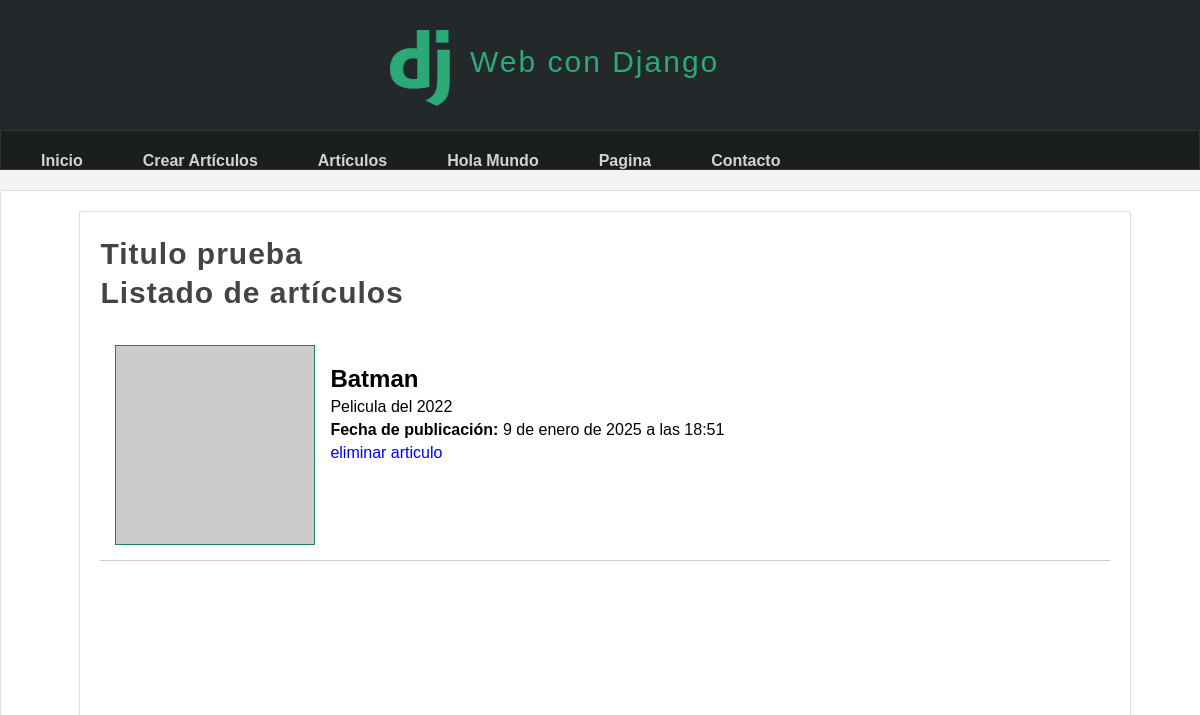
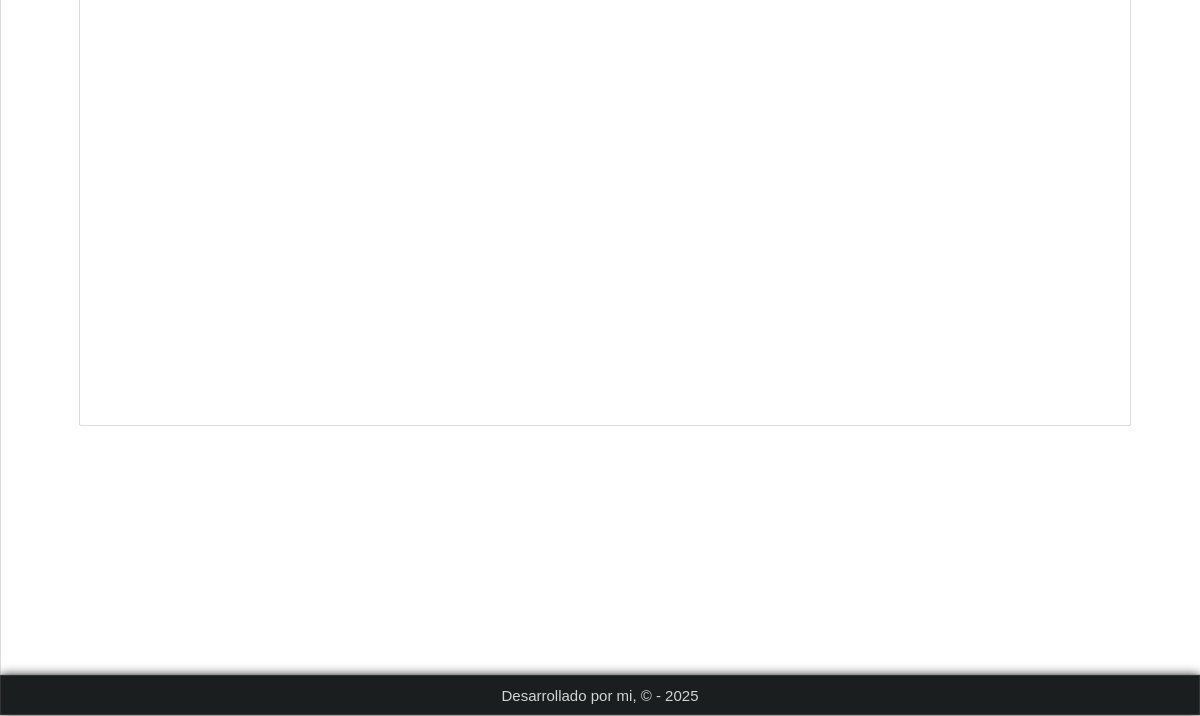
Before: /articulos/ with the older database file (2 pictures, top to bottom).
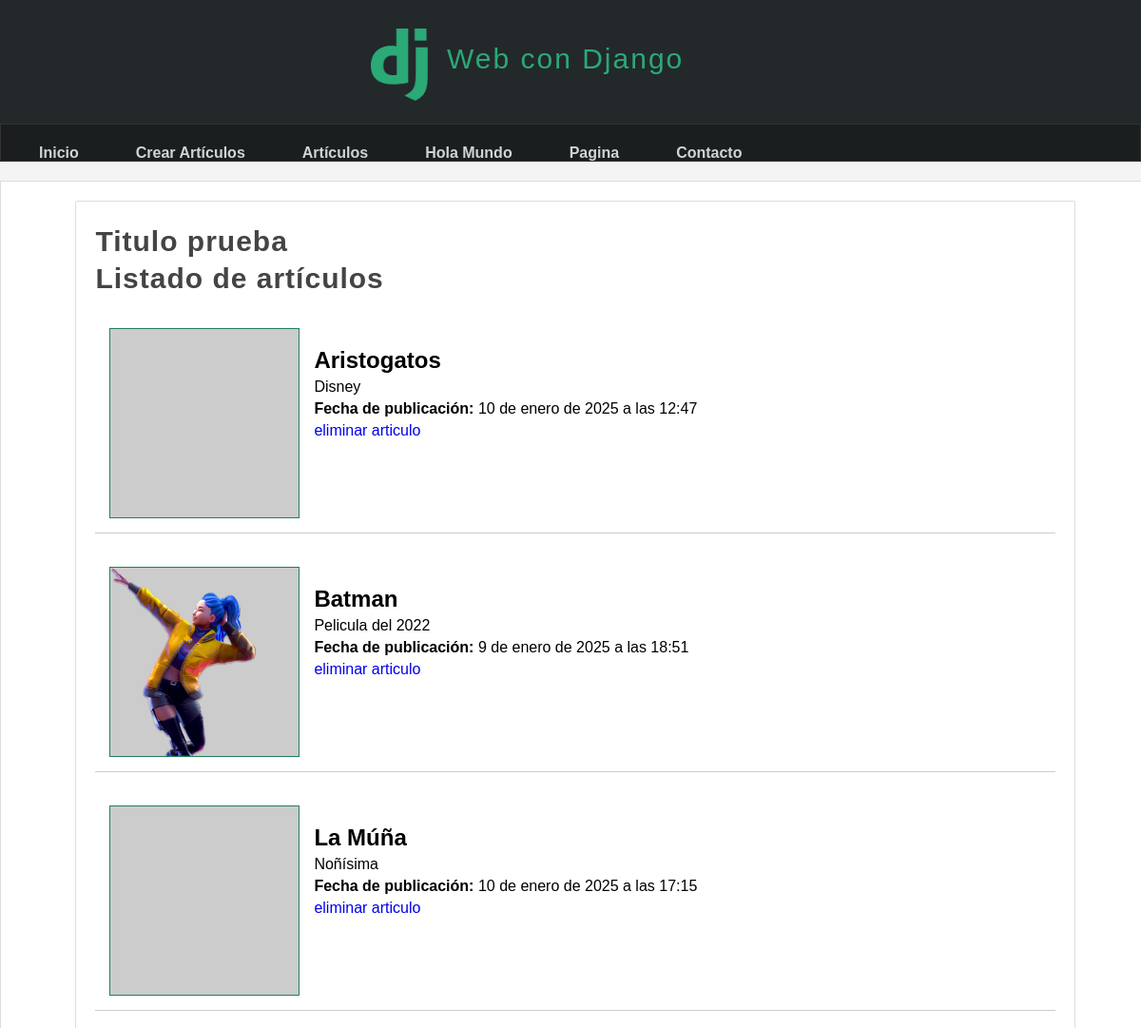
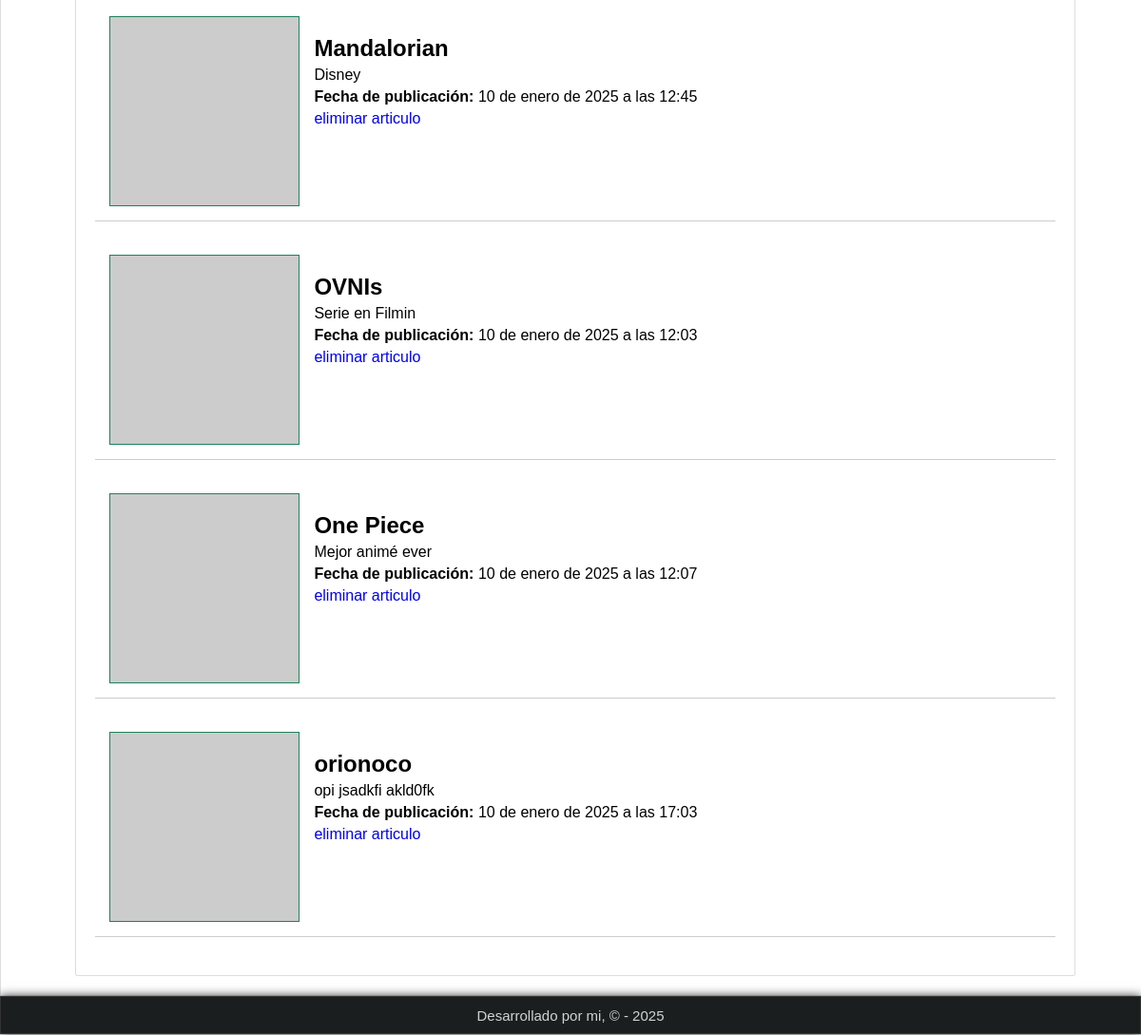
After: the same page with the newer database file (2 pictures, top to bottom).
### miapp/models.py (models this page shows, shortened)
class Article(models.Model):
    title = models.CharField(max_length=150, verbose_name = "Título")
    content = models.TextField(verbose_name = "Detalle")
    image = models.ImageField(default='null', verbose_name = "Imagen", upload_to="articlles")
    public = models.BooleanField(verbose_name = "Publicado")
    created_at = models.DateTimeField(auto_now_add=True, verbose_name = "Creado")
    updated_at = models.DateTimeField(auto_now=True, verbose_name = "Modificado")
    class Meta:
        verbose_name = "Artículo"
        verbose_name_plural = "Artículos"
        ordering = [ '-created_at' ]

### miapp/views.py (the view)
# urls.py: path("articulos/", views.articulos, name="articulos"),
def articulos(request):
    articulos = Article.objects.filter(public=True).order_by('title')
    return render(request, 'articulos.html', {
        'articulos': articulos
    })

### miapp/templates/articulos.html (shortened to what this page needs)
{% extends 'layout.html' %}
{% block content %}
    <h1 class="title">Listado de artículos</h1>
        {% for articulo in articulos %}
            <article class="article-item">
                <div class="image">
                    {% if articulo.image != 'null' and articulo.image|length >= 1 %}
                        <img src="{{ articulo.image.url}}" />
                    {% endif %}
                </div>
                <div class="data">
                    <h2>{{ articulo.title }}</h2>
                    <p>{{ articulo.content }}</p>
                    <p><strong>Fecha de publicación: </strong>{{ articulo.created_at }}</p>
                    <a href="{% url 'borrar' id=articulo.id %}">eliminar articulo</a>
                </div>
            </article>
        {% endfor %}
{% endblock %}

### miapp/templates/layout.html (shortened to what this page needs)
{% load static %}
<!DOCTYPE html>
<html lang="es">
<head>
    <link rel="stylesheet" href="{% static 'css/styles.css' %}">
</head>
<body>
    <header id="header">
        <div id="logotipo">
            <img src="{% static 'images/logo.png'%}" alt="">
            <h1 class="title">Web con Django</h1>
        </div>
        <nav>
            <ul>
                <li><a href="{% url 'index' %}">Inicio</a></li>
                <li><a href="{% url 'create_full' %}">Crear Artículos</a></li>
                <li><a href="{% url 'articulos' %}">Artículos</a></li>
                <li><a href="{% url 'hola_mundo' %}">Hola Mundo</a></li>
                <li><a href="{% url 'pagina' %}">Pagina</a></li>
                <li><a href="{% url 'contacto' %}">Contacto</a></li>
            </ul>
        </nav>
    </header>
    <div id="content">
        <div class="box">
            <h2 class="title">Titulo prueba</h2>
            {% block content %}{% endblock %}
        </div>
    </div>
    <footer>
        <p>Desarrollado por mi, &copy; - {% now "Y"%}</p>
    </footer>
</body>
</html>

### miapp/static/css/styles.css (style rules this page uses)
* { margin: 0; padding: 0; box-sizing: border-box; font-family: Arial, Helvetica, sans-serif; text-decoration: none; }
body { background-color: #f4f4f4; }
.box p, .box h2, .box h3, .box ul { margin-top: 5px; margin-bottom: 5px; }
header { width: 1200px; background-color: #23282b; margin: 0 auto; color: #fff; }
#logotipo { width: 35%; height: 130px; margin: 0 auto; padding-top: 10px; }
#logotipo h1 { display: block; letter-spacing: 2px; font-weight: lighter; color: #2ba977; float: left; margin-top: 35px; margin-left: 20px; }
#logotipo img { display: block; width: 60px; float: left; margin-top: 20px; }
nav { width: 1200px; height: 40px; background-color: #1b1e1f; border: 1px solid #333333; font-size: 15px; }
nav ul { list-style: none; text-decoration: none; }
nav ul li { line-height: 40px; float: left; margin-left: 20px; margin-top: 10px; }
nav ul li a { display: block; padding: 0 20px; color: #d1d4d6; font-size: 16px; font-weight: bold; }
#content { width: 1210px; min-height: 1200px; margin: 0 auto; background-color: #fff; padding: 20px; margin-top: 20px; border: 1px solid #dddddd; }
.box { background: white; width: 90%; min-height: 930px; padding: 20px; border: 1px solid #dddddd; margin: 0 auto; border-radius: 2px; }
.title { color: #444; font-size: 30px; letter-spacing: 1px; margin-bottom: 20px; margin-top: 5px; }
.article-item { margin: 20px 0; padding: 15px; border-bottom: 1px solid #ccc; clear: both; }
.article-item .image { width: 200px; height: 200px; float: left; overflow: hidden; border: 1px solid #1e825a; background-color: #ccc; }
.article-item .image img { height: 200px; }
.article-item .data { float: left; padding: 15px; }
footer { width: 1200px; height: 40px; background-color: #1b1e1f; border: 1px solid #333333; font-size: 15px; margin-top: 20px; color: #d1d4d6; text-align: center; line-height: 40px; padding-bottom: 20px; box-shadow: 0px 0px 10px #333333; margin: 0 auto; }

Changed rows visible on the page:
added Article: title "Aristogatos", content "Disney", created_at "10 de enero de 2025 a las 12:47"
changed Article "Batman": image: picture added
added Article: title "La Múña", content "Noñísima", created_at "10 de enero de 2025 a las 17:15"
added Article: title "Mandalorian", content "Disney", created_at "10 de enero de 2025 a las 12:45"
added Article: title "OVNIs", content "Serie en Filmin", created_at "10 de enero de 2025 a las 12:03"
added Article: title "One Piece", content "Mejor animé ever", created_at "10 de enero de 2025 a las 12:07"
added Article: title "orionoco", content "opi jsadkfi akld0fk", created_at "10 de enero de 2025 a las 17:03"
